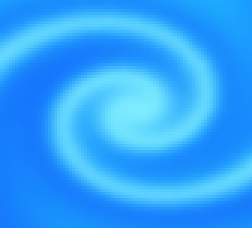
#> input picture icons/screensaver.png, 84 x 76 px, found by its file name (shown 3 times larger)
$ python Screensaver.py
#> lines starting #> are read from the running program, lines starting #| are printed output that depends on the picture
### lucidapp/LucidApp.py
# LucidApp.py
# Base Class for LucidTronix eLucidator Applications
# Samwell Freeman
# June 2016

import os
import sys
import cv2
import defines
import threading
import numpy as np
from PIL import Image
from time import time
import urllib, cStringIO

class LucidApp(object):
	def __init__(self, name,
				cache_path=defines.base_path+'cache/',
				fullscreen=False,
				resolution=(400, 300),
				icon_path=defines.base_path+'icons/default_icon.png'):
		super(LucidApp, self)
		self.name = name
		self.cache_path = cache_path
		self.recording = False
		self.fullscreen = fullscreen
		self.resolution = resolution
		self.resolution_cv = (resolution[1], resolution[0], 3)
		self.playing = True
		self.icon_size = (35, 35)
		self.icon = self.get_icon(icon_path)
		self.buttons = []
		self.input_string = ''
		print 'lucid app constructor', resolution

		self.cv2_init()
		self.buttons.append(Button(self, 'exit', (10,10,75,40), (50,50,50), exit_code))

	def __str__(self):
		return self.name

	def open(self):
		pass

	def close(self):
		pass

	def draw(self):
		cv2.imshow('canvas', self.canvas)

	def cv2_init(self):
		if self.fullscreen:
			self.canvas = np.zeros(self.resolution_cv, np.uint8)
			cv2.namedWindow("canvas", cv2.WINDOW_NORMAL)
			cv2.setWindowProperty("canvas", cv2.WND_PROP_FULLSCREEN, 1)
		else:
			self.canvas = np.zeros(self.resolution_cv, np.uint8)
			cv2.namedWindow("canvas")
		self.fill()
		print 'cv2 init canvas', self.canvas.shape

	def get_icon(self, icon_path):
		icon = cv2.imread(icon_path)
#> icon is the input picture: shape (76, 84, 3); mean B, G, R 252.8, 164.2, 48.7
		if icon is None:
			print 'Could not load icon from path:', icon_path
			return
		return cv2.resize(icon, self.icon_size, interpolation=cv2.INTER_AREA)
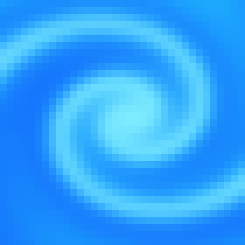
#> returned value: shape (35, 35, 3) (shown 7 times larger); mean of channels 0, 1, 2 252.8, 164.2, 48.7; drawn as B, G, R

	def text_size(self, text, font=cv2.FONT_HERSHEY_SIMPLEX, font_scale=1, thickness=1):
		tsize = cv2.getTextSize(text, font, font_scale, thickness)[0]
		return tsize

	def label(self, text, x, y, size=1, color=(255,255,255), font=cv2.FONT_HERSHEY_SIMPLEX, font_scale=1.0, thickness=1, alpha=1.0):
		if alpha < 1.0:
			copy = self.canvas.copy() # FixME: USE A SUB IMAGE HERE
			cv2.putText(self.canvas, text, (10, 30), cv2.FONT_HERSHEY_SIMPLEX, 1.0, (0, 0, 255), 3)

		cv2.putText(self.canvas, text, (x, y), font, font_scale, color, thickness)

		if alpha < 1.0:
			cv2.addWeighted(copy, alpha, self.canvas, 1 - alpha, 0, self.canvas)

	def button_width(self):
		return self.icon_size[0] + self.text_size(self.name)[0] + 25

	def fill(self, color=(0,0,0)):
		self.canvas = np.zeros(self.resolution_cv, np.uint8)
		self.canvas[0].fill(color[0])
		self.canvas[1].fill(color[1])
		self.canvas[2].fill(color[2])

	# [58 lines left out: functions show_image, show_image_cv, show_image_cv2, not called in this run]

	def handle_keys(self):
		char = cv2.waitKey(1) & 0xFF
		if char > 31 and char < 127:
			self.input_string += str(chr(char))

		elif char == 27: # Escape
			return -1
		elif char == 8: # Delete
			if len(self.input_string):
				self.input_string = self.input_string[:-1]
		elif char == 10: # Enter/return key
			print 'Enter/return key'
		elif char == 9: # Tab
			print 'tab'
		elif char == 226: # Right shift
			print 'right shift'

		elif char == 227: # Left Ctrl
			print 'left ctrl'
		elif char == 228: # Right Ctrl
			print 'right ctrl'
		elif char != 255:
			print 'special char:', char
		return char


class Button:
	def __init__(self, app, name, rect, color, callback, icon=None):
		self.app = app
		self.name = name
		self.rect = rect
		self.color = color
		self.highlight = (40,205,150)
		self.cur_color = self.color
		self.callback = callback
		self.last_press = 0
		self.margin = 3
		self.icon = icon

		self.font_constant = 40.0
		self.font_scale = self.rect[3] / self.font_constant
		tsize = self.app.text_size(self.name, font_scale=self.font_scale)
		if self.icon is not None:
			self.pt2 = (self.rect[0] + tsize[0] + self.icon.shape[0]+self.margin*4, self.rect[1] + self.rect[3])
		else:
			self.pt2 = (self.rect[0] + tsize[0] +self.margin*2, self.rect[1] + self.rect[3])

	def show(self):
		if self.icon is not None:
			cv2.rectangle(self.app.canvas, (self.rect[0], self.rect[1]), self.pt2, self.cur_color, -1)
			self.app.show_image_cv(self.icon, (self.rect[0]+self.margin, self.rect[1]+self.margin))
			text_height = int(self.rect[3]-self.margin*self.font_scale*3)
			self.app.label(self.name, self.rect[0]+self.icon.shape[0]+self.margin*3, self.rect[1]+text_height, font_scale=self.font_scale)
		else:
			cv2.rectangle(self.app.canvas, (self.rect[0], self.rect[1]), self.pt2, self.cur_color, -1)
			text_height = int(self.rect[3]-self.margin*self.font_scale*3)
			self.app.label(self.name, self.rect[0]+self.margin, self.rect[1]+text_height, font_scale=self.font_scale)

	def over(self, x, y):
		is_over = self.rect[0] < x < self.pt2[0] and self.rect[1] < y < self.pt2[1]
		if is_over:
			self.cur_color = self.highlight
		else:
			self.cur_color = self.color
		return is_over

	def press(self):
		self.last_press = time()
		return self.callback()

def exit_code():
	return -1

# [38 lines left out: function AAfilledRoundedRect, not called in this run]

### lucidapp/TouchScreen.py
# TouchScreen.py
# TouchScreen for LucidTronix eLucidator
# Samwell Freeman
# June 2016

import cv2
import math
from time import time

class TouchScreen:
	def __init__(self):
		self.start = (0,0)
		self.delta = (0,0)
		self.ease = (0.0,0.0)
		self.ease_start = (0.0,0.0)
		self.ease_scale = 0.001
		self.last_hold = 0
		self.last_up = 0
		self.up = 0
		self.hold = 0
		self.sliding = False
		self.easing = False
		self.double_tap = False
		self.double_tap_time = 0
		self.mx = 0
		self.my = 0
		self.b1 = False

		mouse_params = [self]
		cv2.setMouseCallback('canvas', mouse_callback_cv, mouse_params)

	def update(self):
		mx = self.mx
		my = self.my
		b1 = self.b1
		if b1:
			self.double_tap = False
			if not self.sliding:
				self.last_up = time()- self.up
				self.last_hold = self.hold
				self.hold = time()
				self.sliding = True
				self.easing = False
				self.start = (mx, my)
			self.delta = (mx - self.start[0], my - self.start[1])
		elif self.sliding:
			self.sliding = False
			self.hold = time()-self.hold
			self.up = time()
			self.easing = True
			self.ease = self.delta
			self.ease_start = (self.ease_scale*float(self.delta[0])/self.hold, self.ease_scale*float(self.delta[1])/self.hold)
			if 0.01 < self.last_hold < 0.3 and 0.01 <  self.last_up < 0.3 and 0.01 <  self.hold < 0.3:
				self.double_tap = True
				self.double_tap_time = time()
				self.hold = 0
		if self.easing:
			ease_t = time() - self.up
			self.ease = (self.ease[0] + (self.ease_start[0]*math.exp(-ease_t)), self.ease[1] + (self.ease_start[1]*math.exp(-ease_t)))
			self.delta = (int(self.ease[0]), int(self.ease[1]))
			if ease_t > 3.5:
				self.easing = False
		if time()-self.double_tap_time > 0.5:
			self.double_tap = False

# mouse callback function
# [10 lines left out: function mouse_callback_cv, not called in this run]


def sigmoid(x):
  return 1 / (1 + math.exp(-x))

### lucidapp/Screensaver.py
# Screensaver.py
# Screensaver Class for LucidTronix eLucidator
# Samwell Freeman
# September 2016

import os
import sys
import cv2
import math
import defines
import threading
import numpy as np
from time import time
from PIL import Image
import urllib, cStringIO
from LucidApp import LucidApp, Button
from TouchScreen import TouchScreen
from ImageStreamDir import ImageStreamDir

class Screensaver(LucidApp):
	def __init__(self, ts=None, cache_path=defines.base_path+'cache/', fullscreen=False,
					resolution=(800, 400), icon_path=defines.base_path+'icons/screensaver.png'):

		super(Screensaver, self).__init__('Screensaver', cache_path, fullscreen, resolution, icon_path)

		self.ts = ts if ts else TouchScreen()
		self.last_update = time()
		#self.buttons.append(Button(self, 'next', (260,10,80,40), (50,50,50), self.next))
		#self.buttons.append(Button(self, 'previous', (100,10,145,40), (50,50,50), self.prev_image))
		self.cur_color = (128,128,128)
		self.bg_color = (0,0,0)

	def __str__(self):
		return 'Screensaver'


	def run(self):
		num_samples = 60
		offset = 70
		sample_matrix = np.random.rand(2, num_samples)
		sample_matrix[0,:] *= self.resolution[0]-offset
		sample_matrix[1,:] *= self.resolution[1]-offset
		sample_matrix += offset

		deltas = np.random.randn(2, num_samples) / 3.0


		sample_sizes = np.random.randint(4, 15, num_samples)
		sample_colors = np.random.randint(255, size=(num_samples, 3))

		quit = False
		while not quit:
			self.fill()
			self.ts.update()

			ret = self.handle_keys()
			if ret < 0:
				quit = True

			for b in self.buttons:
				if b.over(self.ts.mx, self.ts.my) and self.ts.double_tap and time()-b.last_press > 0.5:
					ret = b.press()
					if ret < 0:
						quit = True
					self.ts.double_tap = False
				b.show()

			if self.ts.sliding:
				cv2.circle(self.canvas, (self.ts.mx, self.ts.my), 2, self.cur_color, -1)
				draw_spiral(self.canvas, self.ts.mx, self.ts.my, 12)

			out = sample_matrix[0,:] > self.resolution[0]
			deltas[0,:][out] = -deltas[0,:][out]
			out = sample_matrix[1,:] > self.resolution[1]
			deltas[1,:][out] = -deltas[1,:][out]
			out = sample_matrix < offset
			deltas[out] = -deltas[out]
			sample_matrix += deltas

			for i in range(sample_matrix.shape[1]):
				sc = (sample_colors[i][0], sample_colors[i][1], sample_colors[i][2])
				cv2.circle(self.canvas, (int(sample_matrix[0][i]), int(sample_matrix[1][i])), sample_sizes[i], sc, -1)

			self.draw()
#> this loop made 1 pass; (key Esc is pressed on pass 1)
#> pass 1, in draw, `cv2.imshow('canvas', self.canvas)`:
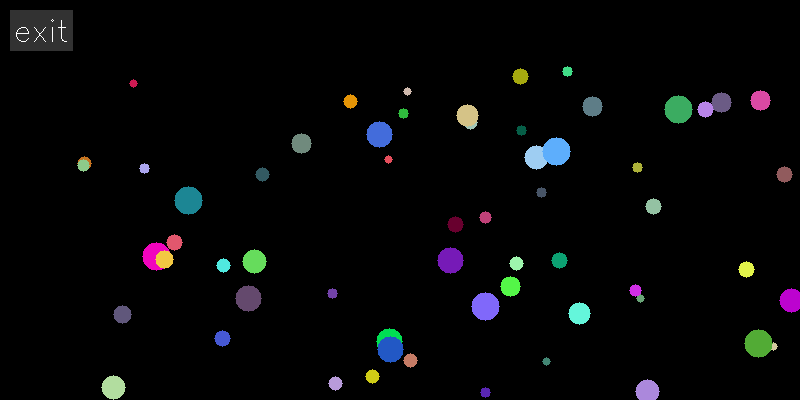
#> window 'canvas': shape (400, 800, 3); mean B, G, R 7.5, 6.8, 6.2


def draw_spiral(canvas, x, y, radius):

	sradius = radius
	rfac = 2
	for theta in np.arange(0.0, 20.0*math.pi, 0.4):
		ct = math.cos(theta)
		st = math.sin(theta)
		sx = x + ct * sradius
		sy = y + st * sradius

		scolor = (255, int(128 + 127*ct), int(128 + 127*st))
		cv2.circle(canvas, (int(sx), int(sy)), 4, scolor, -1)
		sradius += rfac

if __name__ == '__main__':
	app = Screensaver()
	app.run()
